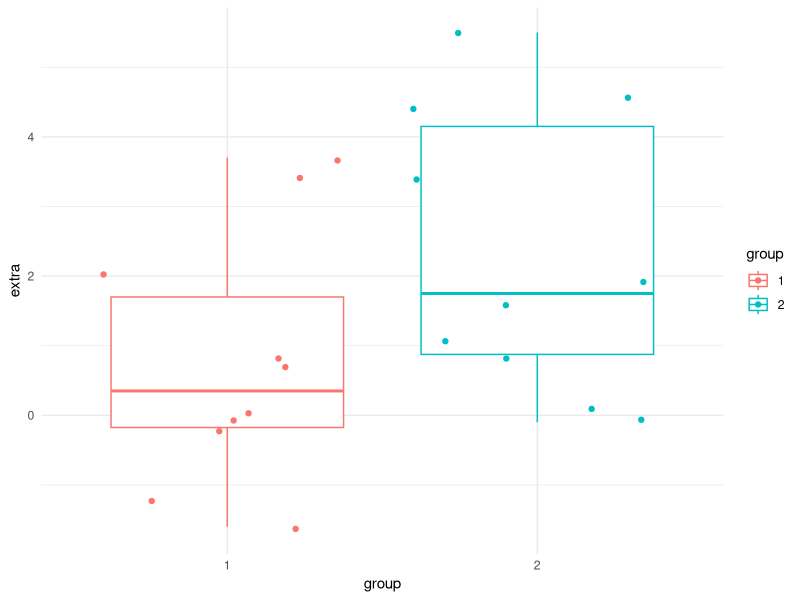
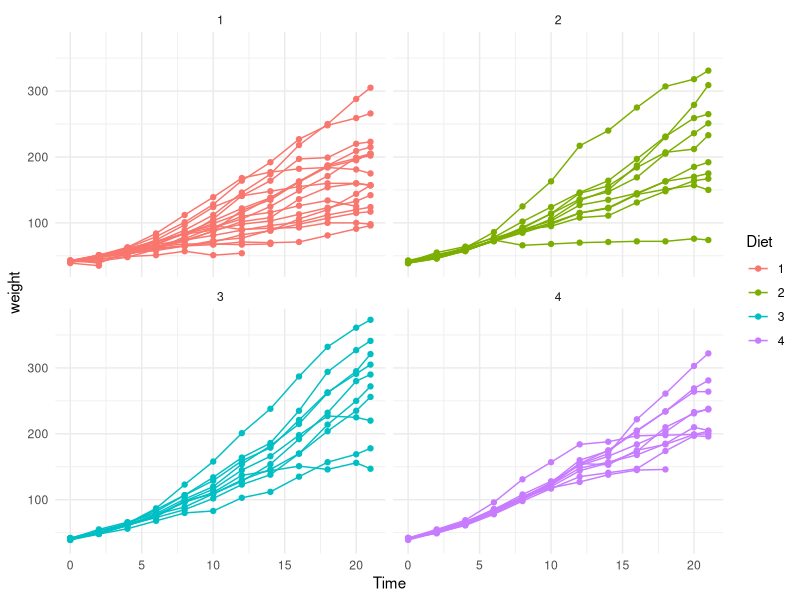

Recreate these plots in R, in order.
## ---- chunk 1
knitr::opts_chunk$set(echo = FALSE)
## ---- chunk 2
summary(cars)
## ---- chunk 3
library(ggplot2)
ggplot(data = sleep, aes(x = group, y = extra, color = group)) +
  geom_boxplot() +
  geom_jitter() +
  theme_minimal()
## ---- chunk 4
ggplot(data = ChickWeight, aes(x = Time, y = weight, group = Chick, color = Diet)) +
  geom_point() +
  geom_line() +
  facet_wrap(~Diet) +
  theme_minimal()
## ---- chunk 5
# automatically create a bib database for R packages
bib <- knitr::write_bib(
  x = c(
    .packages(), "knitr", "rmarkdown", "bookdown"
  ), file = NULL, prefix = ""
)
bib <- unlist(bib)
# remove the ugly single quotes required by CRAN policy
bib <- gsub("(\\\n)", " ", bib)
bib <- gsub("'(Eigen|ggplot2|Stan)'", "\\1", bib)
xfun::write_utf8(bib, "packages.bib")
